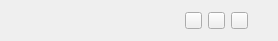
<?xml version="1.0" encoding="UTF-8"?>
<ui version="4.0">
 <class>CourseTreeWidget</class>
 <widget class="QWidget" name="CourseTreeWidget">
  <property name="geometry">
   <rect>
    <x>0</x>
    <y>0</y>
    <width>278</width>
    <height>41</height>
   </rect>
  </property>
  <property name="windowTitle">
   <string>Form</string>
  </property>
  <layout class="QHBoxLayout" name="horizontalLayout">
   <property name="rightMargin">
    <number>30</number>
   </property>
   <item>
    <widget class="QLabel" name="pTextLb">
     <property name="sizePolicy">
      <sizepolicy hsizetype="Expanding" vsizetype="Preferred">
       <horstretch>0</horstretch>
       <verstretch>0</verstretch>
      </sizepolicy>
     </property>
     <property name="text">
      <string/>
     </property>
    </widget>
   </item>
   <item>
    <widget class="QPushButton" name="pUploadBtn">
     <property name="sizePolicy">
      <sizepolicy hsizetype="Fixed" vsizetype="Fixed">
       <horstretch>0</horstretch>
       <verstretch>0</verstretch>
      </sizepolicy>
     </property>
     <property name="minimumSize">
      <size>
       <width>17</width>
       <height>17</height>
      </size>
     </property>
     <property name="maximumSize">
      <size>
       <width>17</width>
       <height>17</height>
      </size>
     </property>
     <property name="text">
      <string/>
     </property>
    </widget>
   </item>
   <item>
    <widget class="QPushButton" name="downloadButton">
     <property name="sizePolicy">
      <sizepolicy hsizetype="Fixed" vsizetype="Fixed">
       <horstretch>0</horstretch>
       <verstretch>0</verstretch>
      </sizepolicy>
     </property>
     <property name="minimumSize">
      <size>
       <width>17</width>
       <height>17</height>
      </size>
     </property>
     <property name="maximumSize">
      <size>
       <width>17</width>
       <height>17</height>
      </size>
     </property>
     <property name="styleSheet">
      <string notr="true"/>
     </property>
     <property name="text">
      <string/>
     </property>
    </widget>
   </item>
   <item>
    <widget class="QPushButton" name="deleteButton">
     <property name="sizePolicy">
      <sizepolicy hsizetype="Fixed" vsizetype="Fixed">
       <horstretch>0</horstretch>
       <verstretch>0</verstretch>
      </sizepolicy>
     </property>
     <property name="minimumSize">
      <size>
       <width>17</width>
       <height>17</height>
      </size>
     </property>
     <property name="maximumSize">
      <size>
       <width>17</width>
       <height>17</height>
      </size>
     </property>
     <property name="text">
      <string/>
     </property>
    </widget>
   </item>
  </layout>
 </widget>
 <resources/>
 <connections/>
</ui>
